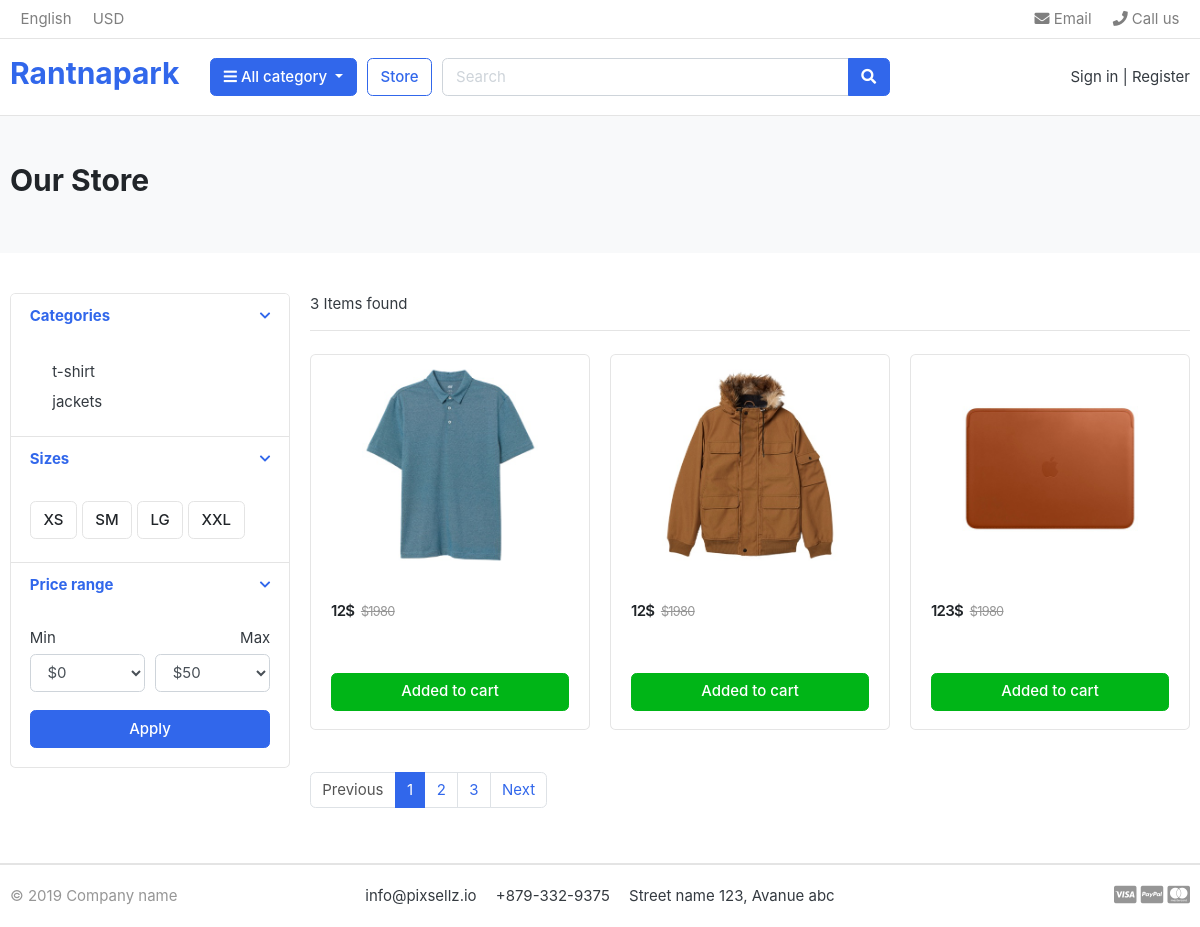
The page /store/ on the database as committed earlier.
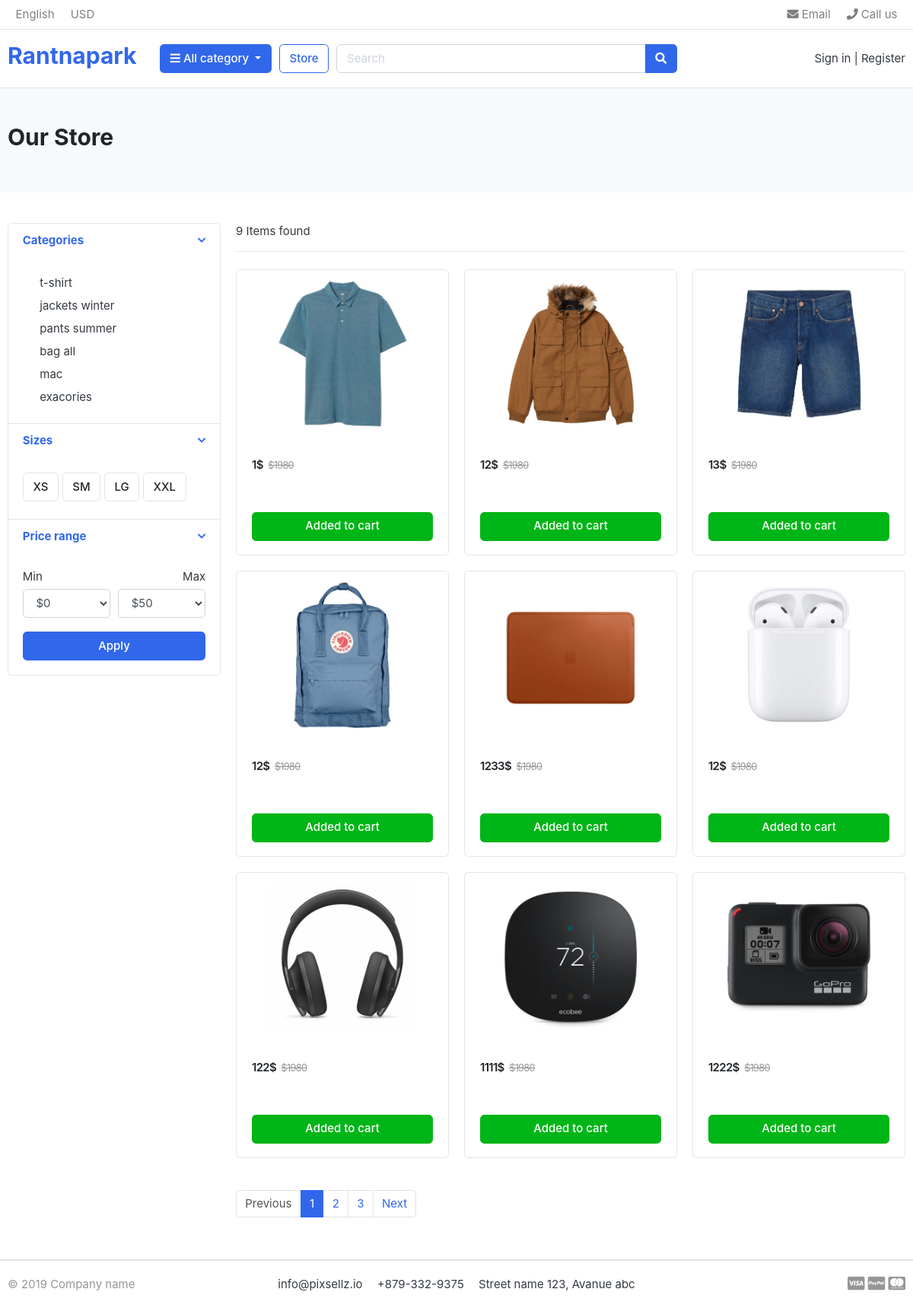
The same page on the database as committed later.
### category/models.py (models this page shows, shortened)
class Category(models.Model):
    category_name = models.CharField(max_length=200, null=False, blank=False)
    slug = models.SlugField(unique=True, max_length=333)
    description = models.TextField()
    cart_image = models.ImageField(upload_to='categories/photos', blank=True)
    class Meta:
        verbose_name = 'category'
        verbose_name_plural = 'catergories'
    def __str__(self):
        return self.category_name

### shop/models.py (models this page shows, shortened)
class Product(models.Model):
    product_name = models.CharField(max_length=255)
    slug = models.SlugField(max_length=255, unique=True)
    description = models.TextField()
    price=models.IntegerField()
    image = models.ImageField(upload_to='photos/products')
    stock = models.IntegerField()
    is_available = models.BooleanField(default=True)
    category = models.ForeignKey(Category, on_delete=models.CASCADE)
    created_date=models.DateTimeField(auto_now_add=True)
    modified_date=models.DateTimeField(auto_now=True)

### shop/views.py (the view)
# urls.py: path('', StorePageListView.as_view(), name='store'),
class StorePageListView(ListView):
    template_name = 'store.html'
    model = Product
    def get_context_data(self, **kwargs):
        products = None
        categories = None
        try:
          cat_slug =self.kwargs['cat_slug']
        except:
            cat_slug=None
        context = super().get_context_data(**kwargs)
        if cat_slug != None:
            categories = get_object_or_404(
                Category, slug=cat_slug)
            products=Product.objects.filter(is_available=True,category=categories)
            count = products.count()
            context["products"] = products
            context["count"] = count
        else:
            products = Product.objects.filter(is_available=True)
            count = products.count()
            context["products"] = products
            context["count"] = count
        return context

### category/contextprocessor.py (called while the page is built)
def categorylist(request):
    return{
        'categories': Category.objects.all(),
    }

### templates/store.html (shortened to what this page needs)
{% extends 'root.html' %}
{% block content %}
<section class="section-pagetop bg">
<div class="container">
	<h2 class="title-page">Our Store</h2>
</div>
</section>
<section class="section-content padding-y">
<div class="container">
<div class="row">
	<aside class="col-md-3">
<div class="card">
	<article class="filter-group">
		<header class="card-header">
			<a href="#" data-toggle="collapse" data-target="#collapse_1" aria-expanded="true" class="">
				<i class="icon-control fa fa-chevron-down"></i>
				<h6 class="title">Categories</h6>
			</a>
		</header>
		<div class="filter-content collapse show" id="collapse_1" style="">
			<div class="card-body">
				<ul class="list-menu">
				{% for category  in categories %}
				<a class="dropdown-item" href="{% url 'store:products_by_cat' category.slug %}">{{category}} </a>
			{% endfor %}
				</ul>
			</div>
		</div>
	</article>
	<article class="filter-group">
		<header class="card-header">
			<a href="#" data-toggle="collapse" data-target="#collapse_4" aria-expanded="true" class="">
				<i class="icon-control fa fa-chevron-down"></i>
				<h6 class="title">Sizes </h6>
			</a>
		</header>
		<div class="filter-content collapse show" id="collapse_4" style="">
			<div class="card-body">
			  <label class="checkbox-btn">
			    <span class="btn btn-light"> XS </span>
			  </label>
			  <label class="checkbox-btn">
			    <span class="btn btn-light"> SM </span>
			  </label>
			  <label class="checkbox-btn">
			    <span class="btn btn-light"> LG </span>
			  </label>
			  <label class="checkbox-btn">
			    <span class="btn btn-light"> XXL </span>
			  </label>
		</div>
		</div>
	</article>
	<article class="filter-group">
		<header class="card-header">
			<a href="#" data-toggle="collapse" data-target="#collapse_3" aria-expanded="true" class="">
				<i class="icon-control fa fa-chevron-down"></i>
				<h6 class="title">Price range </h6>
			</a>
		</header>
		<div class="filter-content collapse show" id="collapse_3" style="">
			<div class="card-body">
				<div class="form-row">
				<div class="form-group col-md-6">
				  <label>Min</label>
				  	<select class="mr-2 form-control">
						<option value="0">$0</option>
					</select>
				</div>
				<div class="form-group text-right col-md-6">
				  <label>Max</label>
				  	<select class="mr-2 form-control">
						<option value="50">$50</option>
					</select>
				</div>
				</div>
				<button class="btn btn-block btn-primary">Apply</button>
			</div>
		</div>
	</article>
</div>
	</aside>
	<main class="col-md-9">
<header class="border-bottom mb-4 pb-3">
		<div class="form-inline">
			<span class="mr-md-auto">{{count}} Items found </span>
		</div>
</header>
<div class="row">
	{% for product  in products %}
	<div class="col-md-4">
		<figure class="card card-product-grid">
			<div class="img-wrap">
				<img src="{{product.image.url}}">
			</div>
			<figcaption class="info-wrap">
				<div class="fix-height">
					<div class="price-wrap mt-2">
						<span class="price">{{product.price}}$</span>
						<del class="price-old">$1980</del>
					</div>
				</div>
				<a href="{% url 'cart:add_to_cart' product.id %}" class="btn btn-block btn-success">Added to cart </a>
			</figcaption>
		</figure>
	</div>
	{% endfor %}
</div>
<nav class="mt-4" aria-label="Page navigation sample">
  <ul class="pagination">
    <li class="page-item disabled"><a class="page-link" href="#">Previous</a></li>
    <li class="page-item active"><a class="page-link" href="#">1</a></li>
    <li class="page-item"><a class="page-link" href="#">2</a></li>
    <li class="page-item"><a class="page-link" href="#">3</a></li>
    <li class="page-item"><a class="page-link" href="#">Next</a></li>
  </ul>
</nav>
	</main>
</div>
</div>
</section>
{% endblock content %}

Rows that differ between the two databases and show on the page:
removed Product: image (picture), price "123"
changed Category: category_name "jackets" → "jackets winter"
added Category: category_name "pants summer"
added Category: category_name "bag all"
added Category: category_name "mac"
added Category: category_name "exacories"
changed Product (number 1 of 9 on the later page): price "12" → "1"
added Product: image (picture), price "13"
added Product: image (picture), price "12"
added Product: image (picture), price "1233"
added Product: image (picture), price "12"
added Product: image (picture), price "122"
added Product: image (picture), price "1111"
added Product: image (picture), price "1222"
Other text that changed with them:
{{ count }}: "3" → "9"
